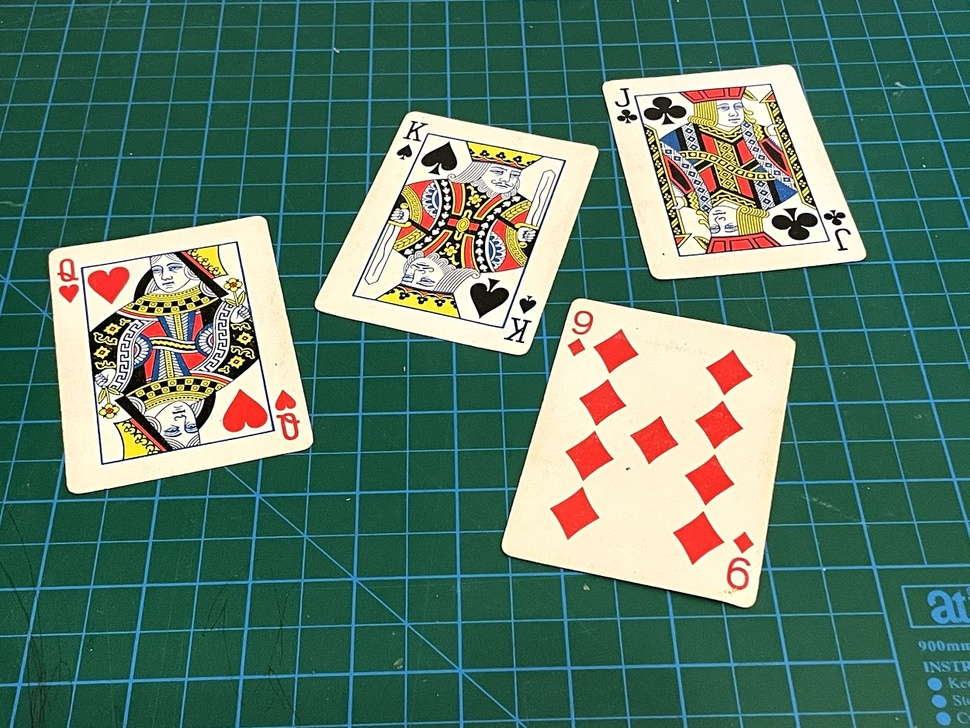
//> input picture Resources/cards.jpg, 970 x 728 px, shrunk from 1250 x 938 before the run
$ ./Readimage   (built with g++ and OpenCV 4)
//> lines starting //> are read from the running program, lines starting //| are printed output that depends on the picture
#include <opencv2/imgcodecs.hpp>
#include <opencv2/highgui.hpp>
#include <opencv2/imgcodecs.hpp>
#include "opencv2/opencv.hpp"
#include<iostream>

using namespace std;
using namespace cv;


void Showimage(){

    string path = "/home/afaraarge/Masaüstü/OpenCV C++/Resources/cards.jpg";

    Mat img=imread(path);
//> img is the input picture: 728 rows x 970 cols, CV_8UC3; mean B, G, R 104.7, 121.2, 88.9
    Mat gray,canny;

    cvtColor(img,gray,COLOR_BGR2GRAY);
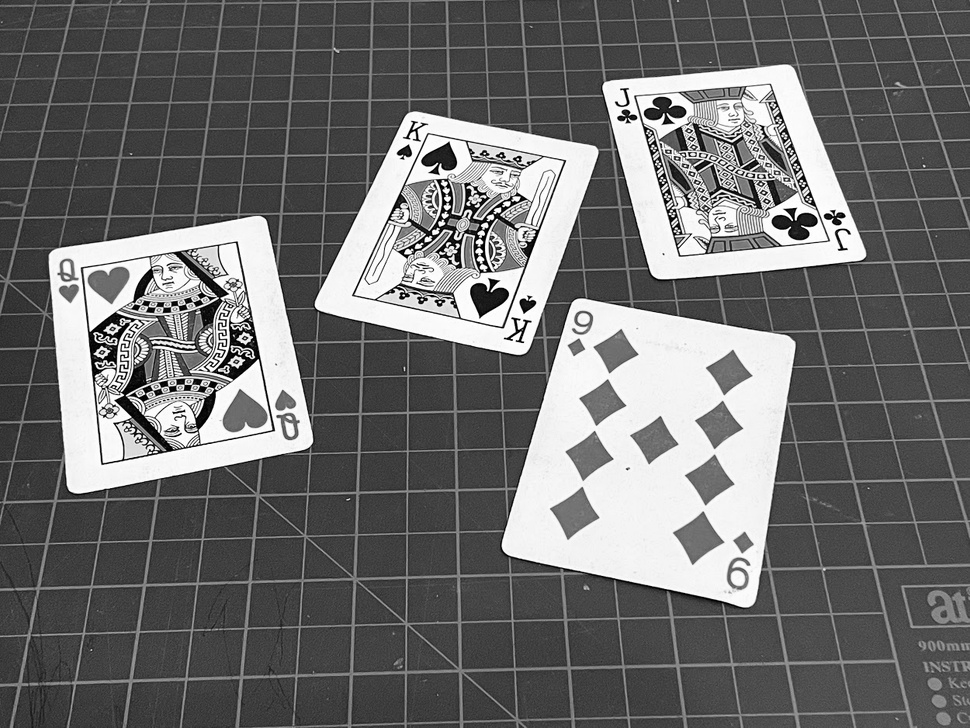
//> gray: 728 rows x 970 cols, CV_8UC1; min 0, max 255, mean 109.7

    Canny(img,canny,500,200);
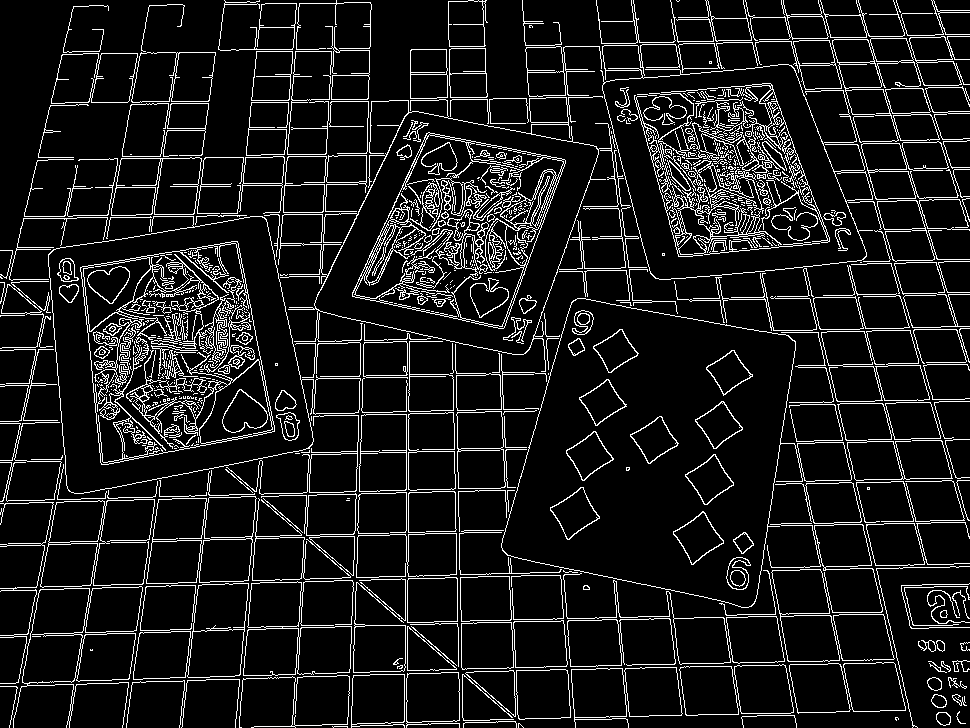
//> canny: 728 rows x 970 cols, CV_8UC1; 10% white in thin lines or dots

	imshow("orjinal", img);
    imshow("canny", canny);


	waitKey(0);


}

int main(){

    Showimage();


}
